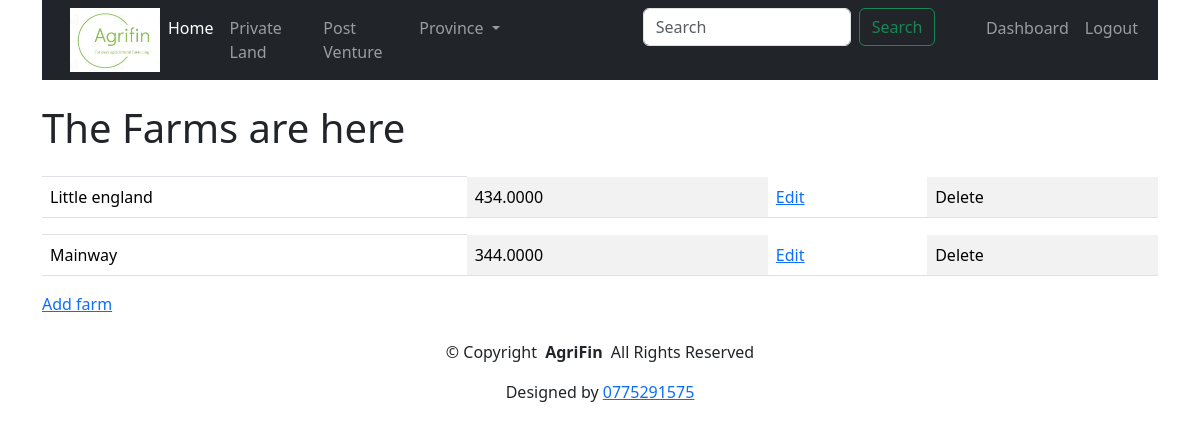
The page /farms/ (signed in) on the database its author committed.
### farmersapp/models.py (models this page shows, shortened)
class Farm(models.Model):
    tenure = (
   ('Off','Offer Letter'),
   ('99','99-Year Lease'),
   ('A1','A1 Permit'),
   ('AP', 'A1 Temporal Permit'),
   ('A2','A2 Permit'),
   ('Ttl','Title Deed'),
   ('DG','Deed of Grant'),
   ('CCT','Certificate of Consolidated Title'),
   ('Non','None'),
   )
    water = (
   ('D','Dam'),
   ('R','River'),
   ('B','Borehole'),
   ('W', 'Weir'),
   ('Wl','Well'),
   ('N','None'),
   )
    province = (
   ('MTN','Matabeleland North'),
   ('MTS','Matabeleland South'),
   ('MSE','Mashonaland East'),
   ('MSW','Mashonaland West'),
   ('MSC','Mashonaland Central'),
   ('MAN','Manicaland'),
    ('MSV','Masvingo'),
    ('MID','Midlands'),
    ('HRE','Harare'),
    ('BYO','Bulawayo'),
   )
    mmodels = (
       ('A1','A1'),
       ('A2','A2'),
       ('Old','Old Resettlement Scheme'),
       ('Sma','Small Scale Commercial'),
       ('A1T','Three Tier'),
       ('Comm','Communal')
    )
    farmer = models.ForeignKey(Farmer,on_delete = models.CASCADE)
    farm_name = models.CharField(max_length=500)
    plot_number = models.CharField(max_length=250,null=True, blank=True)
    extend = models.DecimalField(max_digits= 10,decimal_places= 4)
    district = models.CharField(max_length=20)
    province = models.CharField(max_length=250,choices=province)
    ward = models.CharField(max_length=10,null=True, blank=True)
    model =models.CharField(max_length=250,null =True,blank=True,choices=mmodels)
    tenure_type = models.CharField(max_length=50,choices=tenure)
    irrigation =models.CharField(max_length=250,null= True,choices=(('Y','Yes'),('N','No')))
    water_availability  = models.CharField(max_length=250,choices=water)
    description = models.TextField(null=True, blank=True)

### farmersapp/views.py (the view)
# urls.py: path("farms/",views.farms,name="farms"),
@login_required
def farms(request):
    mfarms = Farm.objects.all()
    context = {'mfarms': mfarms}
    return render(request,'farms.html',context)

### farmersapp/templates/farms.html (shortened to what this page needs)
{%extends 'main.html'%}
  {% load bootstrap5 %}
{%block content%}
<h1>The Farms are here</h1>
<table class="table table-striped-columns">
  {%for farm in mfarms%}
  <th></th>
  <tr>
  <td>{{farm.farm_name}}</td>
  <td>{{farm.extend}}</td>
  <td><a href="{%url 'createfarm'%}">Edit</a></td>
  <td><a>Delete</a></td>
</tr>
  {%endfor%}
</table>
<a href = "{% url 'createfarm'%}">Add farm</a>
{%endblock%}

### rows shown on the page
Farm: farm_name "Little england", extend "434.0000"
Farm: farm_name "Mainway", extend "344.0000"
